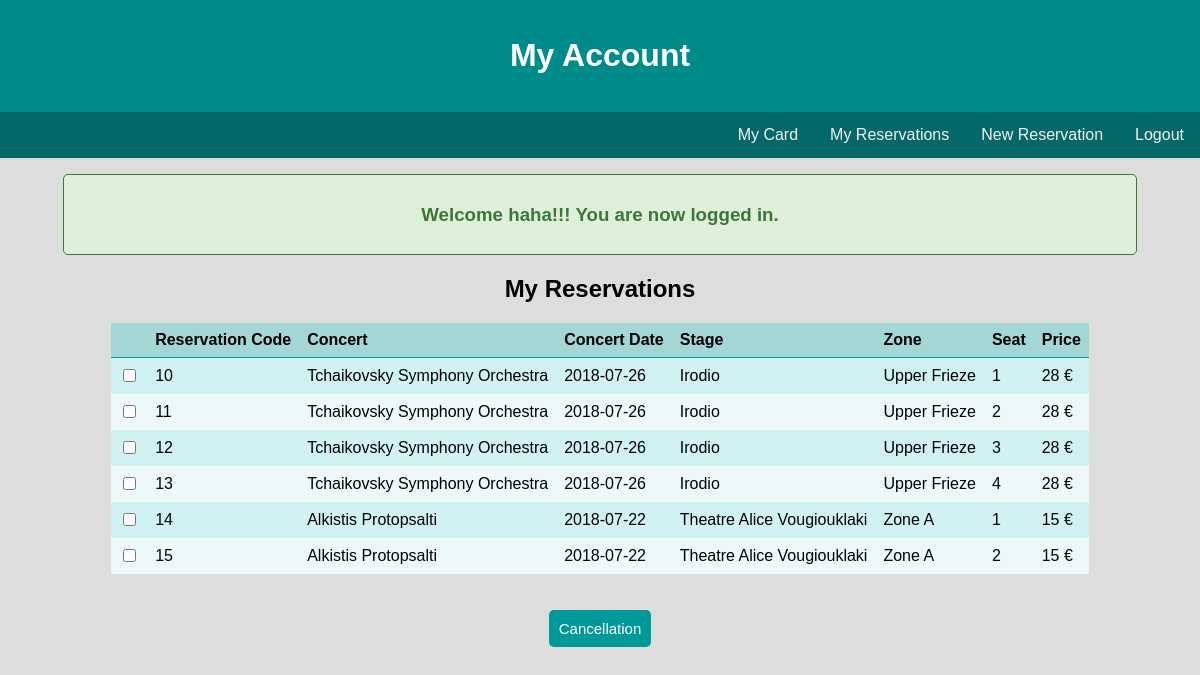
Page /concerts_site/index.php (signed in) on the committed database.
### tables this page shows
CREATE TABLE IF NOT EXISTS `reservations` (
`r_id` int(10) unsigned NOT NULL,
  `uname` varchar(100) NOT NULL,
  `p_id` int(10) unsigned NOT NULL,
  `seat` int(10) unsigned NOT NULL
);

CREATE TABLE IF NOT EXISTS `concerts` (
`concert_id` int(10) unsigned NOT NULL,
  `date` date NOT NULL,
  `title` varchar(500) NOT NULL
);

CREATE TABLE IF NOT EXISTS `stages` (
`stage_id` int(10) unsigned NOT NULL,
  `stage` varchar(500) NOT NULL
);

CREATE TABLE IF NOT EXISTS `zones` (
`zone_id` int(10) unsigned NOT NULL,
  `zone` varchar(500) NOT NULL,
  `stage_id` int(10) unsigned NOT NULL,
  `seats` int(10) unsigned NOT NULL
);

CREATE TABLE IF NOT EXISTS `prices` (
`p_id` int(10) unsigned NOT NULL,
  `concert_id` int(10) unsigned NOT NULL,
  `zone_id` int(10) unsigned NOT NULL,
  `price` double unsigned NOT NULL
);

### concerts_site/index.php (the view, shortened to what this page needs)
<?php
  $db = mysqli_connect("localhost", "root", "", "concerts_db");
?>
<!DOCTYPE html>
<html lang="en">
<head>
<link rel="stylesheet" type="text/css" href="index.css">
</head>
<body>
<header>
            <h1>My Account</h1>
</header>
<div class="topnav">
  <a href="index.php?logout='1'">Logout</a>
  <a href="reserve.php">New Reservation</a>
  <a href="index.php">My Reservations</a>
  <a href="card.php">My Card</a>
</div>
<div class="content">
    <?php  if (isset($_SESSION['username'])) : ?>
		<?php if (isset($_SESSION['success'])) : ?>
			<div class ="error success">
				<h3>
				Welcome <?php echo $_SESSION['username']; ?>!!!
				<?php
					echo $_SESSION['success'].".";
				?>
				</h3>
			</div>
		<?php endif ?>
    	<h2>My Reservations</h2>
		<?php
		  $query = "SELECT reservations.r_id, concerts.title, concerts.date, stages.stage, zones.zone, reservations.seat, prices.price FROM reservations, concerts, stages, zones, prices WHERE reservations.uname = '".$_SESSION['username']."' AND prices.p_id = reservations.p_id AND concerts.concert_id = prices.concert_id AND zones.zone_id = prices.zone_id AND stages.stage_id = zones.stage_id";
  	      $results = mysqli_query($db, $query);
		  $row = mysqli_fetch_row($results);
          $n = mysqli_num_fields($results);
		  if ($row) {
		?>
		<form method="post" action="reservations_cancel.php">
		<table>
			<tr>
				<th></th>
				<th>Reservation Code</th>
				<th>Concert</th>
				<th>Concert Date</th>
				<th>Stage</th>
				<th>Zone</th>
				<th>Seat</th>
				<th>Price</th>
			</tr>
			<?php
		  while ($row) {
			?>
			<tr>
			<?php
		    for ($i = 0; $i < $n; $i++) {
		      $val = $row[$i];
			  if ($i == 0) : ?>
			  <td><input name="reservation[]" type="checkbox" value="<?= $val?>"></td>
			  <?php
			  endif
			  ?>
			  <td>
			  <?= $val?>
			  <?php if ($i == 6) :?>
			  €
			  <?php endif?>
			  </td>
			  <?php
		    }
			?>
			</tr>
			<?php
			$row = mysqli_fetch_row($results);
		  }
		?>
		</table>
		<br>
		<br>
		<button type="submit" class="btn" name="Cancellation">Cancellation</button>
		</form>
    <?php
		  }
	else
		echo "Reservations not found.";
	endif
	?>
</div>
</body>
</html>

### concerts_site/index.css (style rules this page uses)
* { box-sizing: border-box; font-family: Arial, Helvetica, sans-serif; }
body { margin: 0; font-family: Arial, Helvetica, sans-serif; background-color: #ddd; }
header { padding: 1em; color: white; background-color: darkcyan; clear: left; text-align: center; }
table { border-collapse: collapse; margin: 0 auto; background: #edf9f9; }
th { text-align: left; padding: 8px; border-bottom: 1px solid #009999; background-color: #a4d6d6; }
td { text-align: left; padding: 8px; }
tr:nth-child(even) { background-color: #d0f2f2 }
.topnav { overflow: hidden; background-color: #056868; }
.topnav a { float: right; display: block; color: #f2f2f2; text-align: center; padding: 14px 16px; text-decoration: none; }
.content { text-align: center; padding: 1em; overflow: hidden; }
.error { width: 92%; margin: 0px auto; padding: 10px; border: 1px solid #a94442; color: #a94442; background: #f2dede; border-radius: 5px; text-align: left; }
.success { text-align: center; color: #3c763d; background: #dff0d8; border: 1px solid #3c763d; margin-bottom: 20px; }
.btn { padding: 10px; font-size: 15px; color: white; background: #009999; border: none; border-radius: 5px; }

### rows in the picture
reservations: r_id "10", seat "1"
concerts: title "Tchaikovsky Symphony Orchestra", date "2018-07-26"
stages: stage "Irodio"
zones: zone "Upper Frieze"
prices: price "28"
reservations: r_id "11", seat "2"
reservations: r_id "12", seat "3"
reservations: r_id "13", seat "4"
reservations: r_id "14", seat "1"
concerts: title "Alkistis Protopsalti", date "2018-07-22"
stages: stage "Theatre Alice Vougiouklaki"
zones: zone "Zone A"
prices: price "15"
reservations: r_id "15", seat "2"

### other values in the picture
$_SESSION['username'] "haha"
$_SESSION['success'] "You are now logged in"
